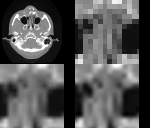

The script that drew this image:
#!/usr/bin/env python

# Test vtkImageReslice with different interpolation modes.

# Factory overrides
import vtkmodules.vtkInteractionStyle  # noqa: F401
import vtkmodules.vtkRenderingFreeType  # noqa: F401
import vtkmodules.vtkRenderingOpenGL2  # noqa: F401

import os

from vtkmodules.vtkIOImage import vtkImageReader
from vtkmodules.vtkImagingCore import vtkImageReslice
from vtkmodules.vtkRenderingCore import (
    vtkActor2D,
    vtkImageMapper,
    vtkRenderWindow,
    vtkRenderWindowInteractor,
    vtkRenderer,
)

# Image pipeline
reader = vtkImageReader()
reader.ReleaseDataFlagOff()
reader.SetDataByteOrderToLittleEndian()
reader.SetDataExtent(0, 63, 0, 63, 1, 93)
reader.SetDataSpacing(3.2, 3.2, 1.5)
data_dir = os.environ.get("VPE_DATA_DIR", os.path.dirname(os.path.abspath(__file__)))

reader.SetFilePrefix(os.path.join(data_dir, "headsq", "quarter"))
reader.SetDataMask(0x7fff)

# Cubic interpolation
reslice1 = vtkImageReslice()
reslice1.SetInputConnection(reader.GetOutputPort())
reslice1.SetInterpolationModeToCubic()
reslice1.SetOutputSpacing(0.65, 0.65, 1.5)
reslice1.SetOutputOrigin(80, 120, 40)
reslice1.SetOutputExtent(0, 63, 0, 63, 0, 0)

# Linear interpolation
reslice2 = vtkImageReslice()
reslice2.SetInputConnection(reader.GetOutputPort())
reslice2.SetInterpolationModeToLinear()
reslice2.SetOutputSpacing(0.65, 0.65, 1.5)
reslice2.SetOutputOrigin(80, 120, 40)
reslice2.SetOutputExtent(0, 63, 0, 63, 0, 0)

# Nearest neighbor interpolation
reslice3 = vtkImageReslice()
reslice3.SetInputConnection(reader.GetOutputPort())
reslice3.SetInterpolationModeToNearestNeighbor()
reslice3.SetOutputSpacing(0.65, 0.65, 1.5)
reslice3.SetOutputOrigin(80, 120, 40)
reslice3.SetOutputExtent(0, 63, 0, 63, 0, 0)

# Linear at original spacing
reslice4 = vtkImageReslice()
reslice4.SetInputConnection(reader.GetOutputPort())
reslice4.SetInterpolationModeToLinear()
reslice4.SetOutputSpacing(3.2, 3.2, 1.5)
reslice4.SetOutputOrigin(0, 0, 40)
reslice4.SetOutputExtent(0, 63, 0, 63, 0, 0)

# Mapper + Actor pairs
mapper_0 = vtkImageMapper()
mapper_0.SetInputConnection(reslice1.GetOutputPort())
mapper_0.SetColorWindow(2000)
mapper_0.SetColorLevel(1000)
mapper_0.SetZSlice(0)

actor_0 = vtkActor2D()
actor_0.SetMapper(mapper_0)

mapper_1 = vtkImageMapper()
mapper_1.SetInputConnection(reslice2.GetOutputPort())
mapper_1.SetColorWindow(2000)
mapper_1.SetColorLevel(1000)
mapper_1.SetZSlice(0)

actor_1 = vtkActor2D()
actor_1.SetMapper(mapper_1)

mapper_2 = vtkImageMapper()
mapper_2.SetInputConnection(reslice3.GetOutputPort())
mapper_2.SetColorWindow(2000)
mapper_2.SetColorLevel(1000)
mapper_2.SetZSlice(0)

actor_2 = vtkActor2D()
actor_2.SetMapper(mapper_2)

mapper_3 = vtkImageMapper()
mapper_3.SetInputConnection(reslice4.GetOutputPort())
mapper_3.SetColorWindow(2000)
mapper_3.SetColorLevel(1000)
mapper_3.SetZSlice(0)

actor_3 = vtkActor2D()
actor_3.SetMapper(mapper_3)

# Renderers in four viewports
renderer_0 = vtkRenderer()
renderer_0.AddViewProp(actor_0)
renderer_0.SetViewport(0.5, 0.0, 1.0, 0.5)

renderer_1 = vtkRenderer()
renderer_1.AddViewProp(actor_1)
renderer_1.SetViewport(0.0, 0.0, 0.5, 0.5)

renderer_2 = vtkRenderer()
renderer_2.AddViewProp(actor_2)
renderer_2.SetViewport(0.5, 0.5, 1.0, 1.0)

renderer_3 = vtkRenderer()
renderer_3.AddViewProp(actor_3)
renderer_3.SetViewport(0.0, 0.5, 0.5, 1.0)

# Window
render_window = vtkRenderWindow()
render_window.AddRenderer(renderer_0)
render_window.AddRenderer(renderer_1)
render_window.AddRenderer(renderer_2)
render_window.AddRenderer(renderer_3)
render_window.SetSize(150, 128)
render_window.SetWindowName("reslice interpolation modes")

# Interactor
interactor = vtkRenderWindowInteractor()
interactor.SetRenderWindow(render_window)

interactor.Initialize()
interactor.Start()
